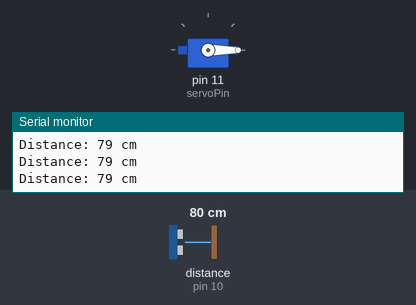
The sketch below on a simulated Arduino Uno, built with avr-gcc and run on an emulated ATmega328P. Shown: servo, the last lines printed to the serial monitor. Wiring (inferred from the names in the program): ultrasonic range finder: trigger pin 9; echo pin 10. The test bench sets the inputs (shaded band); at power-on: distance to the obstacle (sensor on pin 10) 80 cm. The echo pulse lasts 58.3 µs per cm.

Above: at 1.2 s.
1.3 s: distance to the obstacle (sensor on pin 10) set to 35 cm
2.8 s: distance to the obstacle (sensor on pin 10) set to 29 cm
At 3.5 s:
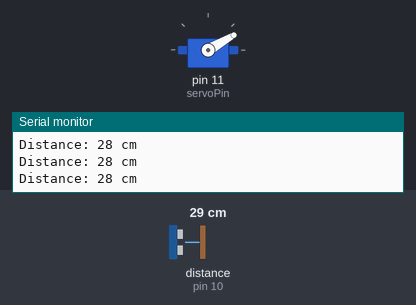
4.3 s: distance to the obstacle (sensor on pin 10) set to 24 cm
5.8 s: distance to the obstacle (sensor on pin 10) set to 19 cm
At 7.0 s:
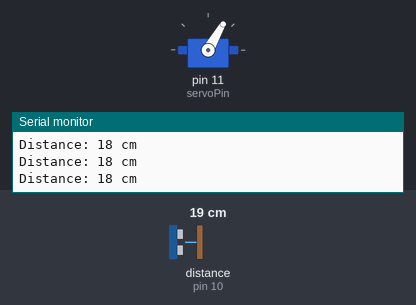
7.3 s: distance to the obstacle (sensor on pin 10) set to 13 cm
8.8 s: distance to the obstacle (sensor on pin 10) set to 10 cm
At 10.0 s:
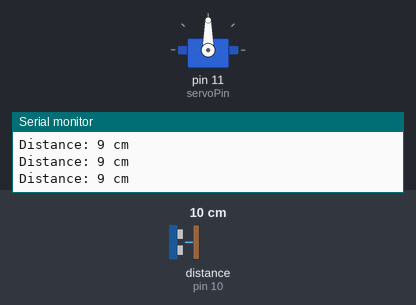
Timing chart, 0 to 11.3 s (numbered marks = the images above; inputs shaded):
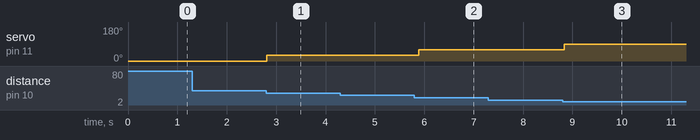

Measured:
- the behaviour switches between 32 and 31 cm on distance to the obstacle (sensor on pin 10) (found by bisection; images 0 and 1)
- the behaviour switches between 22 and 21 cm on distance to the obstacle (sensor on pin 10) (found by bisection; images 1 and 2)
- the behaviour switches between 12 and 11 cm on distance to the obstacle (sensor on pin 10) (found by bisection; images 2 and 3)
- after the input at 2.8 s, servo on pin 11 (servoPin): 0° → 30° at once
- after the input at 5.8 s, servo on pin 11 (servoPin): 30° → 60° after 0.08 s
- after the input at 8.8 s, servo on pin 11 (servoPin): 60° → 90° at once

The sketch:

practical_exam_Q2.ino
```cpp
//Q) 02

#include <Servo.h>

// Define pins for ultrasonic sensor and servo motor
const int trigPin = 9;
const int echoPin = 10;
const int servoPin = 11;

// Create a Servo object
Servo dustbinServo;

// Define variables
long duration;
int distance;
int servoAngle;

void setup() {
  // Initialize serial communication
  Serial.begin(9600);

  // Set up the ultrasonic sensor pins
  pinMode(trigPin, OUTPUT);
  pinMode(echoPin, INPUT);

  // Attach the servo motor to the defined pin
  dustbinServo.attach(servoPin);

  // Initialize the servo position
  dustbinServo.write(0); // Start with the door closed
}

void loop() {
  // Clear the trigPin by setting it LOW
  digitalWrite(trigPin, LOW);
  delayMicroseconds(2);

  // Set the trigPin HIGH for 10 microseconds to generate a pulse
  digitalWrite(trigPin, HIGH);
  delayMicroseconds(10);
  digitalWrite(trigPin, LOW);

  // Read the echoPin
  duration = pulseIn(echoPin, HIGH);

  // Calculate the distance in centimeters
  distance = duration * 0.0344 / 2;

  // Display the distance on the serial monitor
  Serial.print("Distance: ");
  Serial.print(distance);
  Serial.println(" cm");

  // Determine the servo angle based on the distance
  if (distance <= 10) {
    servoAngle = 90;
  } else if (distance <= 20) {
    servoAngle = 60;
  } else if (distance <= 30) {
    servoAngle = 30;
  } else {
    servoAngle = 0;
  }

  // Set the servo to the calculated angle
  dustbinServo.write(servoAngle);

  // Wait for a short period before the next measurement
  delay(100);
}
```
